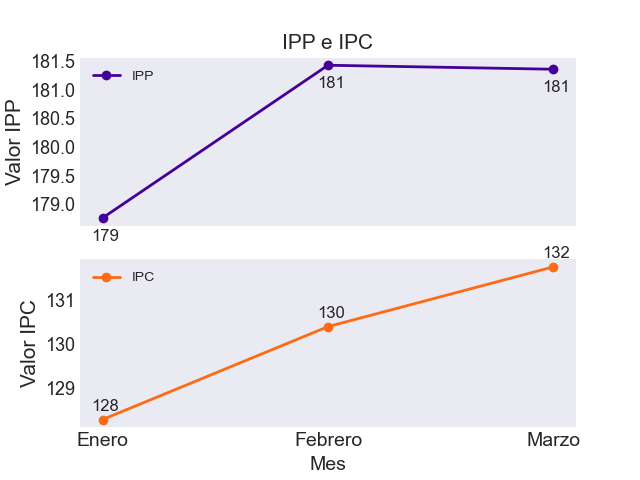
#> input picture Temp/IPPeIPC.png, 640 x 480 px, found by its file name
$ python ProcesadorDeImg.py
#> lines starting #> are read from the running program, lines starting #| are printed output that depends on the picture

from PIL import Image

img_01 = Image.open(r"Temp\IPPeIPC.png")
#> img_01 is the input picture: PIL image 640x480 RGBA; mean R, G, B, A 240, 238.8, 243.4, 255
img_02 = Image.open(r"Temp\IPPIyTCRM.png")
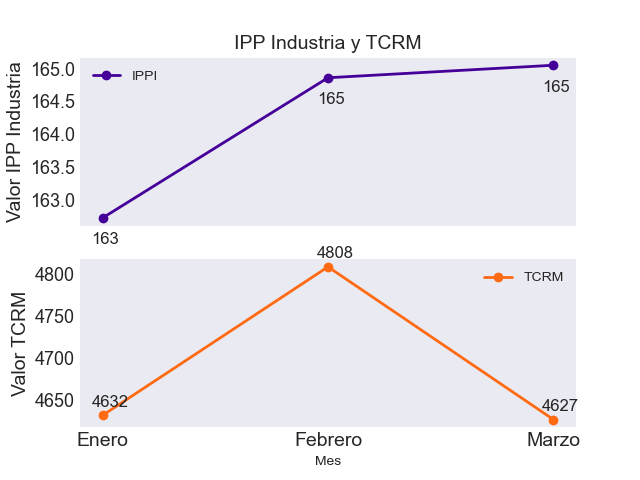
#> input picture Temp/IPPIyTCRM.png, 640 x 480 px, found by its file name
#> img_02 is the input picture: PIL image 640x480 RGBA; mean R, G, B, A 239.2, 238, 242.5, 255


img_01_size = img_01.size
#> img_01_size = (640, 480)
img_02_size = img_02.size
#> img_02_size = (640, 480)

# print('img 1 size: ', img_01_size)
# print('img 2 size: ', img_02_size)

new_im = Image.new('RGB', (2*img_01_size[0],img_01_size[1]), (250,250,250))
#> new_im: PIL image 1280x480 RGB; every value is 250

new_im.paste(img_01, (0,0))
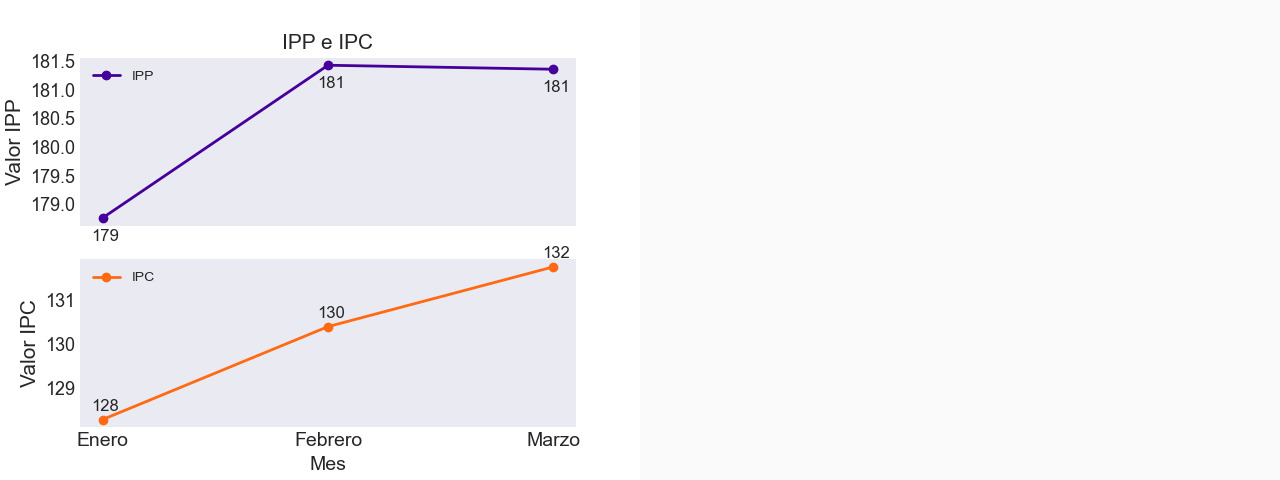
#> new_im: PIL image 1280x480 RGB; mean R, G, B 245, 244.4, 246.7
new_im.paste(img_02, (img_01_size[0],0))
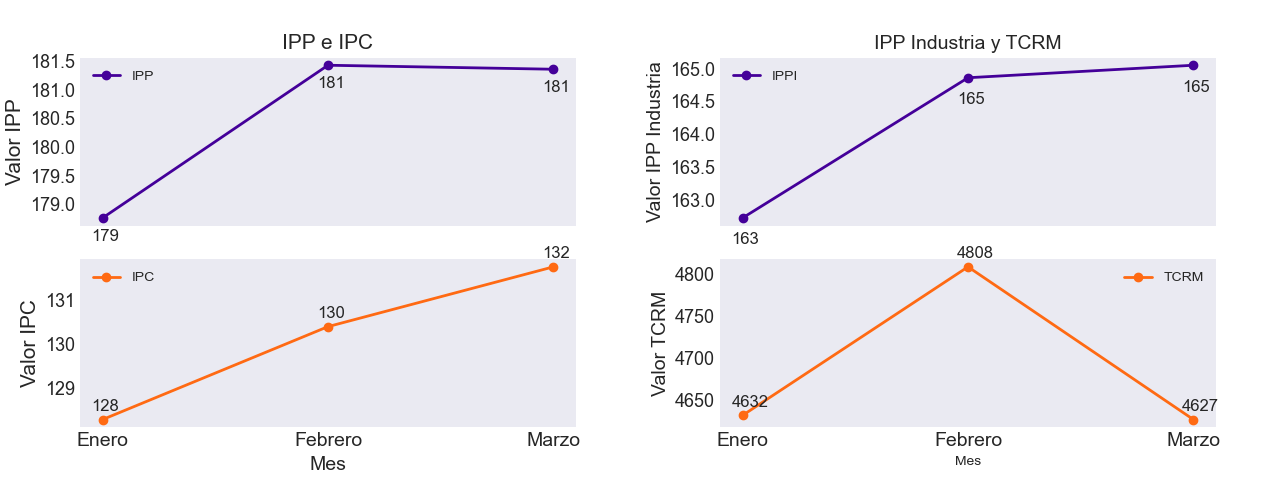
#> new_im: PIL image 1280x480 RGB; mean R, G, B 239.6, 238.4, 243

new_im.save(r"Temp\Indicadores.png", "PNG")
print('Done Procesamiento de Img 1!')


img_03 = Image.open(r"Temp\Indicadores_alt.png")
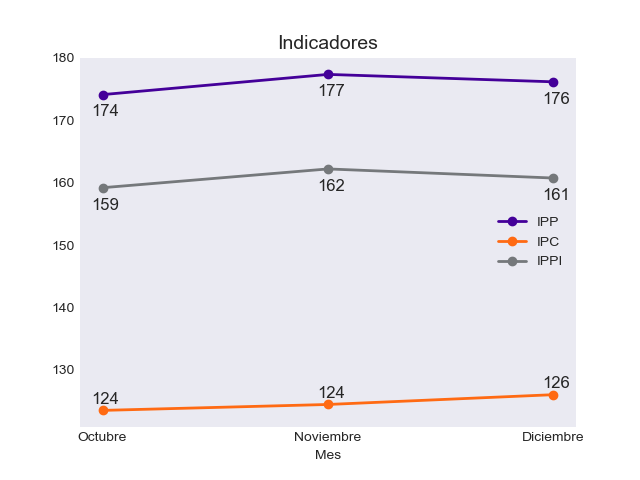
#> input picture Temp/Indicadores_alt.png, 640 x 480 px, found by its file name
#> img_03 is the input picture: PIL image 640x480 RGBA; mean R, G, B, A 239.5, 238.4, 243.4, 255
img_04 = Image.open(r"Temp\TCRM_alt.png")
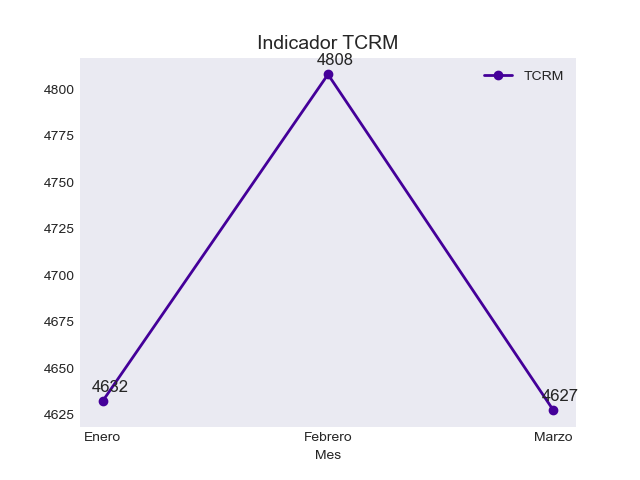
#> input picture Temp/TCRM_alt.png, 640 x 480 px, found by its file name
#> img_04 is the input picture: PIL image 640x480 RGBA; mean R, G, B, A 239.5, 239, 244.9, 255


img_03_size = img_03.size
#> img_03_size = (640, 480)
img_04_size = img_04.size
#> img_04_size = (640, 480)

# print('img 1 size: ', img_01_size)
# print('img 2 size: ', img_02_size)

new_im2 = Image.new('RGB', (2*img_03_size[0],img_03_size[1]), (250,250,250))

new_im2.paste(img_03, (0,0))
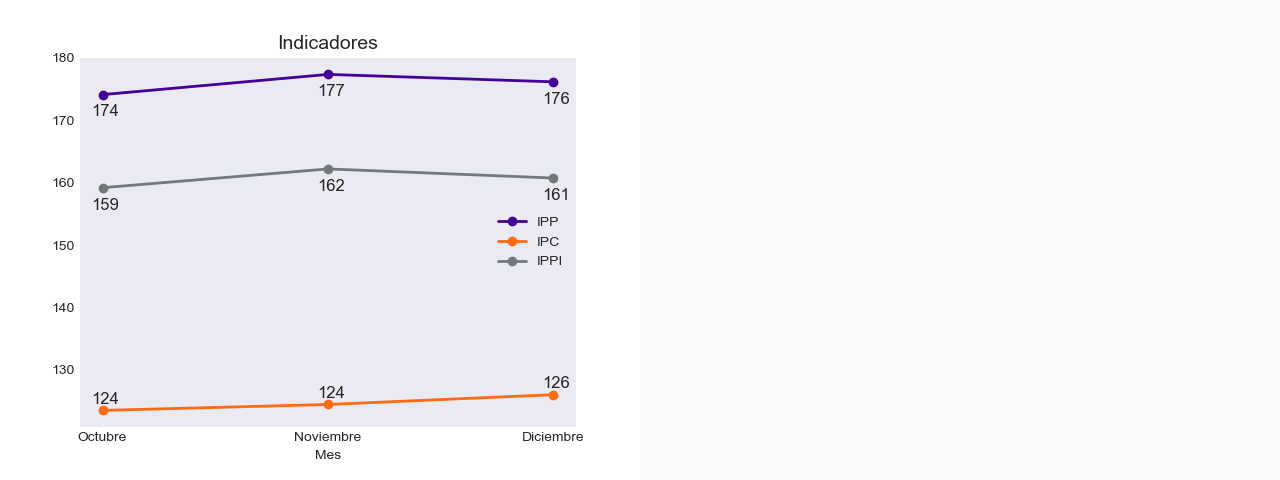
#> new_im2: PIL image 1280x480 RGB; mean R, G, B 244.8, 244.2, 246.7
new_im2.paste(img_04, (img_03_size[0],0))
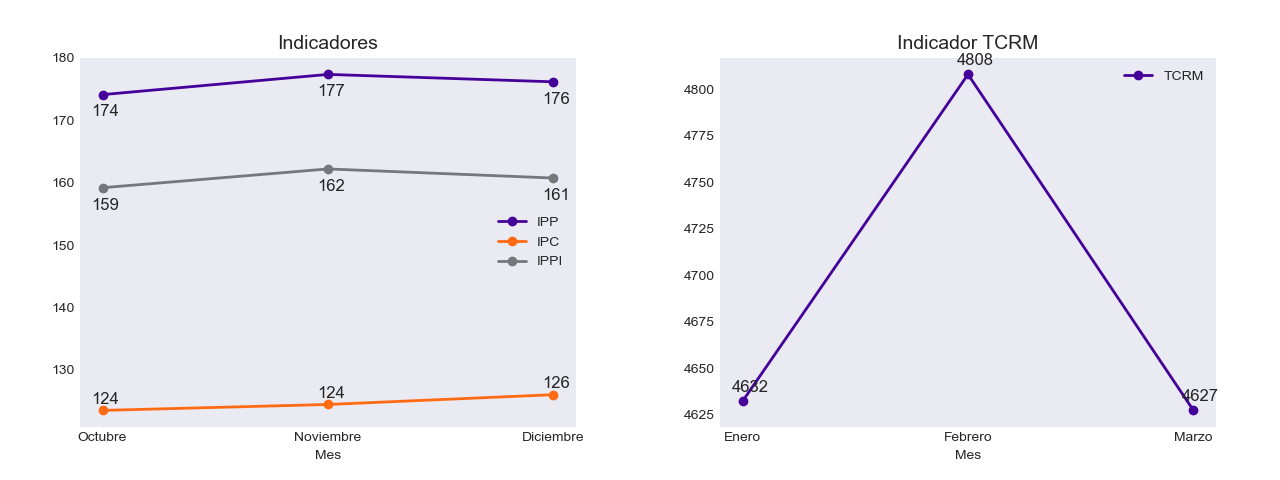
#> new_im2: PIL image 1280x480 RGB; mean R, G, B 239.5, 238.7, 244.2

new_im2.save(r"Temp\Indicadores2.png", "PNG")
print('Done Procesamiento de Img 2!')
